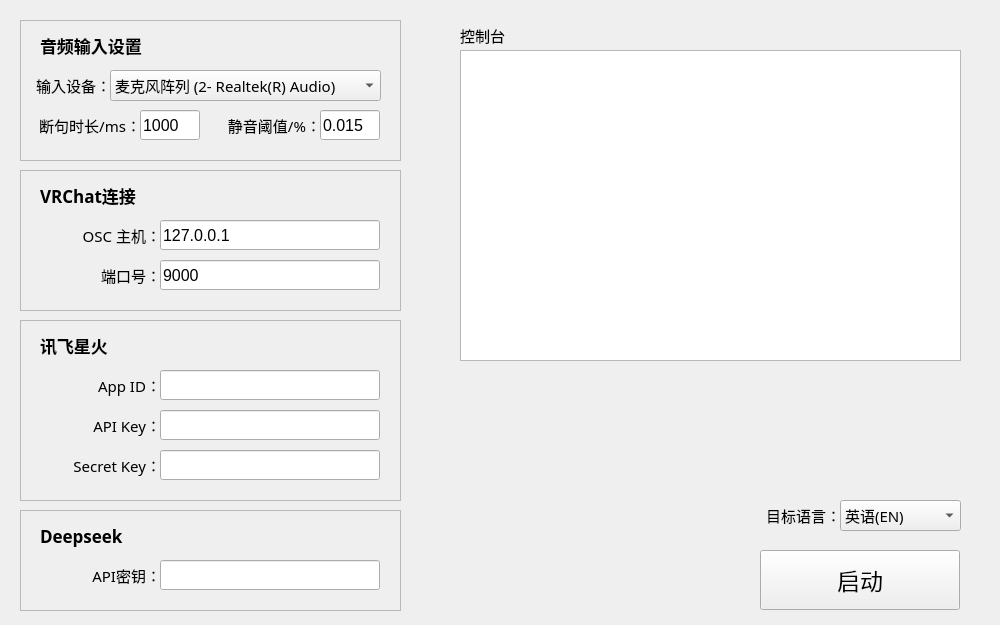
<?xml version="1.0" encoding="UTF-8"?>
<ui version="4.0">
 <class>MainWindow</class>
 <widget class="QMainWindow" name="MainWindow">
  <property name="geometry">
   <rect>
    <x>0</x>
    <y>0</y>
    <width>1000</width>
    <height>625</height>
   </rect>
  </property>
  <property name="sizePolicy">
   <sizepolicy hsizetype="Fixed" vsizetype="Fixed">
    <horstretch>0</horstretch>
    <verstretch>0</verstretch>
   </sizepolicy>
  </property>
  <property name="minimumSize">
   <size>
    <width>1000</width>
    <height>625</height>
   </size>
  </property>
  <property name="maximumSize">
   <size>
    <width>1000</width>
    <height>625</height>
   </size>
  </property>
  <property name="cursor">
   <cursorShape>ArrowCursor</cursorShape>
  </property>
  <property name="windowTitle">
   <string>VRCEasyTrans</string>
  </property>
  <widget class="QWidget" name="centralwidget">
   <widget class="QPushButton" name="launchButton">
    <property name="geometry">
     <rect>
      <x>760</x>
      <y>550</y>
      <width>200</width>
      <height>60</height>
     </rect>
    </property>
    <property name="sizePolicy">
     <sizepolicy hsizetype="Fixed" vsizetype="Fixed">
      <horstretch>0</horstretch>
      <verstretch>0</verstretch>
     </sizepolicy>
    </property>
    <property name="minimumSize">
     <size>
      <width>200</width>
      <height>60</height>
     </size>
    </property>
    <property name="maximumSize">
     <size>
      <width>200</width>
      <height>60</height>
     </size>
    </property>
    <property name="baseSize">
     <size>
      <width>180</width>
      <height>50</height>
     </size>
    </property>
    <property name="font">
     <font>
      <family>微软雅黑</family>
      <pointsize>17</pointsize>
      <bold>false</bold>
      <kerning>true</kerning>
     </font>
    </property>
    <property name="cursor">
     <cursorShape>PointingHandCursor</cursorShape>
    </property>
    <property name="text">
     <string>       启动       </string>
    </property>
   </widget>
   <widget class="QFrame" name="oscFrame">
    <property name="geometry">
     <rect>
      <x>20</x>
      <y>170</y>
      <width>381</width>
      <height>141</height>
     </rect>
    </property>
    <property name="frameShape">
     <enum>QFrame::Shape::StyledPanel</enum>
    </property>
    <property name="frameShadow">
     <enum>QFrame::Shadow::Plain</enum>
    </property>
    <widget class="QLabel" name="label_4">
     <property name="geometry">
      <rect>
       <x>20</x>
       <y>10</y>
       <width>151</width>
       <height>31</height>
      </rect>
     </property>
     <property name="font">
      <font>
       <family>微软雅黑</family>
       <pointsize>13</pointsize>
       <bold>true</bold>
      </font>
     </property>
     <property name="text">
      <string>VRChat连接</string>
     </property>
     <property name="alignment">
      <set>Qt::AlignmentFlag::AlignLeading|Qt::AlignmentFlag::AlignLeft|Qt::AlignmentFlag::AlignVCenter</set>
     </property>
    </widget>
    <widget class="QLabel" name="label_3">
     <property name="geometry">
      <rect>
       <x>60</x>
       <y>90</y>
       <width>81</width>
       <height>31</height>
      </rect>
     </property>
     <property name="font">
      <font>
       <family>微软雅黑</family>
       <pointsize>11</pointsize>
       <bold>false</bold>
      </font>
     </property>
     <property name="text">
      <string>端口号：</string>
     </property>
     <property name="alignment">
      <set>Qt::AlignmentFlag::AlignRight|Qt::AlignmentFlag::AlignTrailing|Qt::AlignmentFlag::AlignVCenter</set>
     </property>
    </widget>
    <widget class="QLabel" name="label_2">
     <property name="geometry">
      <rect>
       <x>60</x>
       <y>50</y>
       <width>81</width>
       <height>31</height>
      </rect>
     </property>
     <property name="font">
      <font>
       <family>微软雅黑</family>
       <pointsize>11</pointsize>
       <bold>false</bold>
      </font>
     </property>
     <property name="text">
      <string>OSC 主机：</string>
     </property>
     <property name="alignment">
      <set>Qt::AlignmentFlag::AlignRight|Qt::AlignmentFlag::AlignTrailing|Qt::AlignmentFlag::AlignVCenter</set>
     </property>
    </widget>
    <widget class="QLineEdit" name="oscPortInput">
     <property name="geometry">
      <rect>
       <x>140</x>
       <y>90</y>
       <width>220</width>
       <height>30</height>
      </rect>
     </property>
     <property name="sizePolicy">
      <sizepolicy hsizetype="Fixed" vsizetype="Fixed">
       <horstretch>0</horstretch>
       <verstretch>0</verstretch>
      </sizepolicy>
     </property>
     <property name="minimumSize">
      <size>
       <width>149</width>
       <height>30</height>
      </size>
     </property>
     <property name="maximumSize">
      <size>
       <width>220</width>
       <height>30</height>
      </size>
     </property>
     <property name="font">
      <font>
       <pointsize>12</pointsize>
      </font>
     </property>
     <property name="text">
      <string>9000</string>
     </property>
     <property name="maxLength">
      <number>60</number>
     </property>
    </widget>
    <widget class="QLineEdit" name="oscHostInput">
     <property name="geometry">
      <rect>
       <x>140</x>
       <y>50</y>
       <width>220</width>
       <height>30</height>
      </rect>
     </property>
     <property name="sizePolicy">
      <sizepolicy hsizetype="Fixed" vsizetype="Fixed">
       <horstretch>0</horstretch>
       <verstretch>0</verstretch>
      </sizepolicy>
     </property>
     <property name="minimumSize">
      <size>
       <width>149</width>
       <height>30</height>
      </size>
     </property>
     <property name="maximumSize">
      <size>
       <width>220</width>
       <height>30</height>
      </size>
     </property>
     <property name="font">
      <font>
       <pointsize>12</pointsize>
      </font>
     </property>
     <property name="text">
      <string>127.0.0.1</string>
     </property>
     <property name="maxLength">
      <number>60</number>
     </property>
    </widget>
   </widget>
   <widget class="QFrame" name="deepseekFrame">
    <property name="geometry">
     <rect>
      <x>20</x>
      <y>510</y>
      <width>381</width>
      <height>101</height>
     </rect>
    </property>
    <property name="frameShape">
     <enum>QFrame::Shape::StyledPanel</enum>
    </property>
    <property name="frameShadow">
     <enum>QFrame::Shadow::Plain</enum>
    </property>
    <widget class="QLabel" name="label_11">
     <property name="geometry">
      <rect>
       <x>20</x>
       <y>10</y>
       <width>151</width>
       <height>31</height>
      </rect>
     </property>
     <property name="font">
      <font>
       <family>微软雅黑</family>
       <pointsize>13</pointsize>
       <bold>true</bold>
      </font>
     </property>
     <property name="text">
      <string>Deepseek</string>
     </property>
     <property name="alignment">
      <set>Qt::AlignmentFlag::AlignLeading|Qt::AlignmentFlag::AlignLeft|Qt::AlignmentFlag::AlignVCenter</set>
     </property>
    </widget>
    <widget class="QLineEdit" name="DeepseekApiKeyInput">
     <property name="geometry">
      <rect>
       <x>140</x>
       <y>50</y>
       <width>220</width>
       <height>30</height>
      </rect>
     </property>
     <property name="sizePolicy">
      <sizepolicy hsizetype="Fixed" vsizetype="Fixed">
       <horstretch>0</horstretch>
       <verstretch>0</verstretch>
      </sizepolicy>
     </property>
     <property name="minimumSize">
      <size>
       <width>149</width>
       <height>30</height>
      </size>
     </property>
     <property name="maximumSize">
      <size>
       <width>220</width>
       <height>30</height>
      </size>
     </property>
     <property name="font">
      <font>
       <pointsize>12</pointsize>
      </font>
     </property>
     <property name="echoMode">
      <enum>QLineEdit::EchoMode::Password</enum>
     </property>
    </widget>
    <widget class="QLabel" name="label">
     <property name="geometry">
      <rect>
       <x>60</x>
       <y>50</y>
       <width>81</width>
       <height>31</height>
      </rect>
     </property>
     <property name="font">
      <font>
       <family>微软雅黑</family>
       <pointsize>11</pointsize>
       <bold>false</bold>
      </font>
     </property>
     <property name="text">
      <string>API密钥：</string>
     </property>
     <property name="alignment">
      <set>Qt::AlignmentFlag::AlignRight|Qt::AlignmentFlag::AlignTrailing|Qt::AlignmentFlag::AlignVCenter</set>
     </property>
    </widget>
   </widget>
   <widget class="QFrame" name="frame_2">
    <property name="geometry">
     <rect>
      <x>20</x>
      <y>20</y>
      <width>381</width>
      <height>141</height>
     </rect>
    </property>
    <property name="frameShape">
     <enum>QFrame::Shape::StyledPanel</enum>
    </property>
    <property name="frameShadow">
     <enum>QFrame::Shadow::Raised</enum>
    </property>
    <widget class="QComboBox" name="deviceCombo">
     <property name="geometry">
      <rect>
       <x>90</x>
       <y>50</y>
       <width>271</width>
       <height>31</height>
      </rect>
     </property>
     <property name="font">
      <font>
       <family>微软雅黑</family>
       <pointsize>11</pointsize>
      </font>
     </property>
     <property name="editable">
      <bool>false</bool>
     </property>
     <property name="currentText">
      <string>麦克风阵列 (2- Realtek(R) Audio)</string>
     </property>
     <property name="iconSize">
      <size>
       <width>16</width>
       <height>16</height>
      </size>
     </property>
     <property name="modelColumn">
      <number>0</number>
     </property>
     <item>
      <property name="text">
       <string>麦克风阵列 (2- Realtek(R) Audio)</string>
      </property>
     </item>
    </widget>
    <widget class="QLabel" name="label_8">
     <property name="geometry">
      <rect>
       <x>20</x>
       <y>10</y>
       <width>151</width>
       <height>31</height>
      </rect>
     </property>
     <property name="font">
      <font>
       <family>微软雅黑</family>
       <pointsize>13</pointsize>
       <bold>true</bold>
      </font>
     </property>
     <property name="text">
      <string>音频输入设置</string>
     </property>
     <property name="alignment">
      <set>Qt::AlignmentFlag::AlignLeading|Qt::AlignmentFlag::AlignLeft|Qt::AlignmentFlag::AlignVCenter</set>
     </property>
    </widget>
    <widget class="QLabel" name="label_9">
     <property name="geometry">
      <rect>
       <x>-20</x>
       <y>50</y>
       <width>111</width>
       <height>31</height>
      </rect>
     </property>
     <property name="font">
      <font>
       <family>微软雅黑</family>
       <pointsize>11</pointsize>
       <bold>false</bold>
      </font>
     </property>
     <property name="text">
      <string>输入设备：</string>
     </property>
     <property name="alignment">
      <set>Qt::AlignmentFlag::AlignRight|Qt::AlignmentFlag::AlignTrailing|Qt::AlignmentFlag::AlignVCenter</set>
     </property>
    </widget>
    <widget class="QLabel" name="label_10">
     <property name="geometry">
      <rect>
       <x>0</x>
       <y>90</y>
       <width>121</width>
       <height>31</height>
      </rect>
     </property>
     <property name="font">
      <font>
       <family>微软雅黑</family>
       <pointsize>11</pointsize>
       <bold>false</bold>
      </font>
     </property>
     <property name="text">
      <string>断句时长/ms：</string>
     </property>
     <property name="alignment">
      <set>Qt::AlignmentFlag::AlignRight|Qt::AlignmentFlag::AlignTrailing|Qt::AlignmentFlag::AlignVCenter</set>
     </property>
    </widget>
    <widget class="QLabel" name="label_12">
     <property name="geometry">
      <rect>
       <x>180</x>
       <y>90</y>
       <width>121</width>
       <height>31</height>
      </rect>
     </property>
     <property name="font">
      <font>
       <family>微软雅黑</family>
       <pointsize>11</pointsize>
       <bold>false</bold>
      </font>
     </property>
     <property name="text">
      <string>静音阈值/%：</string>
     </property>
     <property name="alignment">
      <set>Qt::AlignmentFlag::AlignRight|Qt::AlignmentFlag::AlignTrailing|Qt::AlignmentFlag::AlignVCenter</set>
     </property>
    </widget>
    <widget class="QLineEdit" name="silentTimeInput">
     <property name="geometry">
      <rect>
       <x>120</x>
       <y>90</y>
       <width>60</width>
       <height>30</height>
      </rect>
     </property>
     <property name="sizePolicy">
      <sizepolicy hsizetype="Fixed" vsizetype="Fixed">
       <horstretch>0</horstretch>
       <verstretch>0</verstretch>
      </sizepolicy>
     </property>
     <property name="minimumSize">
      <size>
       <width>60</width>
       <height>30</height>
      </size>
     </property>
     <property name="maximumSize">
      <size>
       <width>50</width>
       <height>30</height>
      </size>
     </property>
     <property name="font">
      <font>
       <pointsize>12</pointsize>
      </font>
     </property>
     <property name="inputMethodHints">
      <set>Qt::InputMethodHint::ImhPreferNumbers</set>
     </property>
     <property name="inputMask">
      <string notr="true"/>
     </property>
     <property name="text">
      <string notr="true">1000</string>
     </property>
     <property name="maxLength">
      <number>10</number>
     </property>
     <property name="cursorPosition">
      <number>4</number>
     </property>
     <property name="placeholderText">
      <string notr="true"/>
     </property>
    </widget>
    <widget class="QLineEdit" name="vadInput">
     <property name="geometry">
      <rect>
       <x>300</x>
       <y>90</y>
       <width>60</width>
       <height>30</height>
      </rect>
     </property>
     <property name="sizePolicy">
      <sizepolicy hsizetype="Fixed" vsizetype="Fixed">
       <horstretch>0</horstretch>
       <verstretch>0</verstretch>
      </sizepolicy>
     </property>
     <property name="minimumSize">
      <size>
       <width>60</width>
       <height>30</height>
      </size>
     </property>
     <property name="maximumSize">
      <size>
       <width>220</width>
       <height>30</height>
      </size>
     </property>
     <property name="font">
      <font>
       <pointsize>12</pointsize>
      </font>
     </property>
     <property name="inputMethodHints">
      <set>Qt::InputMethodHint::ImhPreferNumbers</set>
     </property>
     <property name="inputMask">
      <string notr="true"/>
     </property>
     <property name="text">
      <string notr="true">0.015</string>
     </property>
     <property name="maxLength">
      <number>10</number>
     </property>
     <property name="cursorPosition">
      <number>5</number>
     </property>
     <property name="placeholderText">
      <string notr="true"/>
     </property>
    </widget>
   </widget>
   <widget class="QComboBox" name="languageCombo">
    <property name="geometry">
     <rect>
      <x>840</x>
      <y>500</y>
      <width>121</width>
      <height>31</height>
     </rect>
    </property>
    <property name="font">
     <font>
      <family>微软雅黑</family>
      <pointsize>11</pointsize>
     </font>
    </property>
    <property name="editable">
     <bool>false</bool>
    </property>
    <property name="currentText">
     <string>英语(EN)</string>
    </property>
    <property name="iconSize">
     <size>
      <width>16</width>
      <height>16</height>
     </size>
    </property>
    <property name="modelColumn">
     <number>0</number>
    </property>
    <item>
     <property name="text">
      <string>英语(EN)</string>
     </property>
    </item>
    <item>
     <property name="text">
      <string>日语(JP)</string>
     </property>
    </item>
    <item>
     <property name="text">
      <string>韩语(KO)</string>
     </property>
    </item>
    <item>
     <property name="text">
      <string>俄语(RU)</string>
     </property>
    </item>
    <item>
     <property name="text">
      <string>法语(FR)</string>
     </property>
    </item>
    <item>
     <property name="text">
      <string>德语(GE)</string>
     </property>
    </item>
    <item>
     <property name="text">
      <string>西班牙语(ES)</string>
     </property>
    </item>
   </widget>
   <widget class="QLabel" name="label_6">
    <property name="geometry">
     <rect>
      <x>760</x>
      <y>500</y>
      <width>81</width>
      <height>31</height>
     </rect>
    </property>
    <property name="font">
     <font>
      <family>微软雅黑</family>
      <pointsize>11</pointsize>
      <bold>false</bold>
     </font>
    </property>
    <property name="text">
     <string>目标语言：</string>
    </property>
    <property name="alignment">
     <set>Qt::AlignmentFlag::AlignRight|Qt::AlignmentFlag::AlignTrailing|Qt::AlignmentFlag::AlignVCenter</set>
    </property>
   </widget>
   <widget class="QFrame" name="deepseekFrame_2">
    <property name="geometry">
     <rect>
      <x>20</x>
      <y>320</y>
      <width>381</width>
      <height>181</height>
     </rect>
    </property>
    <property name="frameShape">
     <enum>QFrame::Shape::StyledPanel</enum>
    </property>
    <property name="frameShadow">
     <enum>QFrame::Shadow::Plain</enum>
    </property>
    <widget class="QLabel" name="label_13">
     <property name="geometry">
      <rect>
       <x>20</x>
       <y>10</y>
       <width>151</width>
       <height>31</height>
      </rect>
     </property>
     <property name="font">
      <font>
       <family>微软雅黑</family>
       <pointsize>13</pointsize>
       <bold>true</bold>
      </font>
     </property>
     <property name="text">
      <string>讯飞星火</string>
     </property>
     <property name="alignment">
      <set>Qt::AlignmentFlag::AlignLeading|Qt::AlignmentFlag::AlignLeft|Qt::AlignmentFlag::AlignVCenter</set>
     </property>
    </widget>
    <widget class="QLineEdit" name="ApiKeyInput">
     <property name="geometry">
      <rect>
       <x>140</x>
       <y>90</y>
       <width>220</width>
       <height>30</height>
      </rect>
     </property>
     <property name="sizePolicy">
      <sizepolicy hsizetype="Fixed" vsizetype="Fixed">
       <horstretch>0</horstretch>
       <verstretch>0</verstretch>
      </sizepolicy>
     </property>
     <property name="minimumSize">
      <size>
       <width>149</width>
       <height>30</height>
      </size>
     </property>
     <property name="maximumSize">
      <size>
       <width>220</width>
       <height>30</height>
      </size>
     </property>
     <property name="font">
      <font>
       <pointsize>12</pointsize>
      </font>
     </property>
     <property name="echoMode">
      <enum>QLineEdit::EchoMode::Password</enum>
     </property>
    </widget>
    <widget class="QLabel" name="label_5">
     <property name="geometry">
      <rect>
       <x>20</x>
       <y>90</y>
       <width>121</width>
       <height>31</height>
      </rect>
     </property>
     <property name="font">
      <font>
       <family>微软雅黑</family>
       <pointsize>11</pointsize>
       <bold>false</bold>
      </font>
     </property>
     <property name="text">
      <string>API Key：</string>
     </property>
     <property name="alignment">
      <set>Qt::AlignmentFlag::AlignRight|Qt::AlignmentFlag::AlignTrailing|Qt::AlignmentFlag::AlignVCenter</set>
     </property>
    </widget>
    <widget class="QLineEdit" name="SecretKeyInput">
     <property name="geometry">
      <rect>
       <x>140</x>
       <y>130</y>
       <width>220</width>
       <height>30</height>
      </rect>
     </property>
     <property name="sizePolicy">
      <sizepolicy hsizetype="Fixed" vsizetype="Fixed">
       <horstretch>0</horstretch>
       <verstretch>0</verstretch>
      </sizepolicy>
     </property>
     <property name="minimumSize">
      <size>
       <width>149</width>
       <height>30</height>
      </size>
     </property>
     <property name="maximumSize">
      <size>
       <width>220</width>
       <height>30</height>
      </size>
     </property>
     <property name="font">
      <font>
       <pointsize>12</pointsize>
      </font>
     </property>
     <property name="echoMode">
      <enum>QLineEdit::EchoMode::Password</enum>
     </property>
    </widget>
    <widget class="QLabel" name="label_7">
     <property name="geometry">
      <rect>
       <x>20</x>
       <y>130</y>
       <width>121</width>
       <height>31</height>
      </rect>
     </property>
     <property name="font">
      <font>
       <family>微软雅黑</family>
       <pointsize>11</pointsize>
       <bold>false</bold>
      </font>
     </property>
     <property name="text">
      <string>Secret Key：</string>
     </property>
     <property name="alignment">
      <set>Qt::AlignmentFlag::AlignRight|Qt::AlignmentFlag::AlignTrailing|Qt::AlignmentFlag::AlignVCenter</set>
     </property>
    </widget>
    <widget class="QLineEdit" name="AppIdInput">
     <property name="geometry">
      <rect>
       <x>140</x>
       <y>50</y>
       <width>220</width>
       <height>30</height>
      </rect>
     </property>
     <property name="sizePolicy">
      <sizepolicy hsizetype="Fixed" vsizetype="Fixed">
       <horstretch>0</horstretch>
       <verstretch>0</verstretch>
      </sizepolicy>
     </property>
     <property name="minimumSize">
      <size>
       <width>149</width>
       <height>30</height>
      </size>
     </property>
     <property name="maximumSize">
      <size>
       <width>220</width>
       <height>30</height>
      </size>
     </property>
     <property name="font">
      <font>
       <pointsize>12</pointsize>
      </font>
     </property>
     <property name="inputMask">
      <string notr="true"/>
     </property>
     <property name="text">
      <string notr="true"/>
     </property>
     <property name="frame">
      <bool>true</bool>
     </property>
     <property name="echoMode">
      <enum>QLineEdit::EchoMode::Password</enum>
     </property>
     <property name="clearButtonEnabled">
      <bool>false</bool>
     </property>
    </widget>
    <widget class="QLabel" name="label_14">
     <property name="geometry">
      <rect>
       <x>20</x>
       <y>50</y>
       <width>121</width>
       <height>31</height>
      </rect>
     </property>
     <property name="font">
      <font>
       <family>微软雅黑</family>
       <pointsize>11</pointsize>
       <bold>false</bold>
      </font>
     </property>
     <property name="text">
      <string>App ID：</string>
     </property>
     <property name="alignment">
      <set>Qt::AlignmentFlag::AlignRight|Qt::AlignmentFlag::AlignTrailing|Qt::AlignmentFlag::AlignVCenter</set>
     </property>
    </widget>
   </widget>
   <widget class="QTextEdit" name="debug">
    <property name="geometry">
     <rect>
      <x>460</x>
      <y>50</y>
      <width>501</width>
      <height>311</height>
     </rect>
    </property>
    <property name="frameShadow">
     <enum>QFrame::Shadow::Plain</enum>
    </property>
    <property name="documentTitle">
     <string notr="true"/>
    </property>
    <property name="undoRedoEnabled">
     <bool>false</bool>
    </property>
    <property name="textInteractionFlags">
     <set>Qt::TextInteractionFlag::TextSelectableByKeyboard|Qt::TextInteractionFlag::TextSelectableByMouse</set>
    </property>
   </widget>
   <widget class="QLabel" name="label_15">
    <property name="geometry">
     <rect>
      <x>460</x>
      <y>20</y>
      <width>121</width>
      <height>31</height>
     </rect>
    </property>
    <property name="font">
     <font>
      <family>微软雅黑</family>
      <pointsize>11</pointsize>
      <bold>false</bold>
     </font>
    </property>
    <property name="text">
     <string>控制台</string>
    </property>
    <property name="alignment">
     <set>Qt::AlignmentFlag::AlignLeading|Qt::AlignmentFlag::AlignLeft|Qt::AlignmentFlag::AlignVCenter</set>
    </property>
   </widget>
   <zorder>deepseekFrame</zorder>
   <zorder>oscFrame</zorder>
   <zorder>launchButton</zorder>
   <zorder>frame_2</zorder>
   <zorder>languageCombo</zorder>
   <zorder>label_6</zorder>
   <zorder>deepseekFrame_2</zorder>
   <zorder>debug</zorder>
   <zorder>label_15</zorder>
  </widget>
  <widget class="QMenuBar" name="menubar">
   <property name="geometry">
    <rect>
     <x>0</x>
     <y>0</y>
     <width>1000</width>
     <height>17</height>
    </rect>
   </property>
  </widget>
 </widget>
 <resources/>
 <connections/>
</ui>
